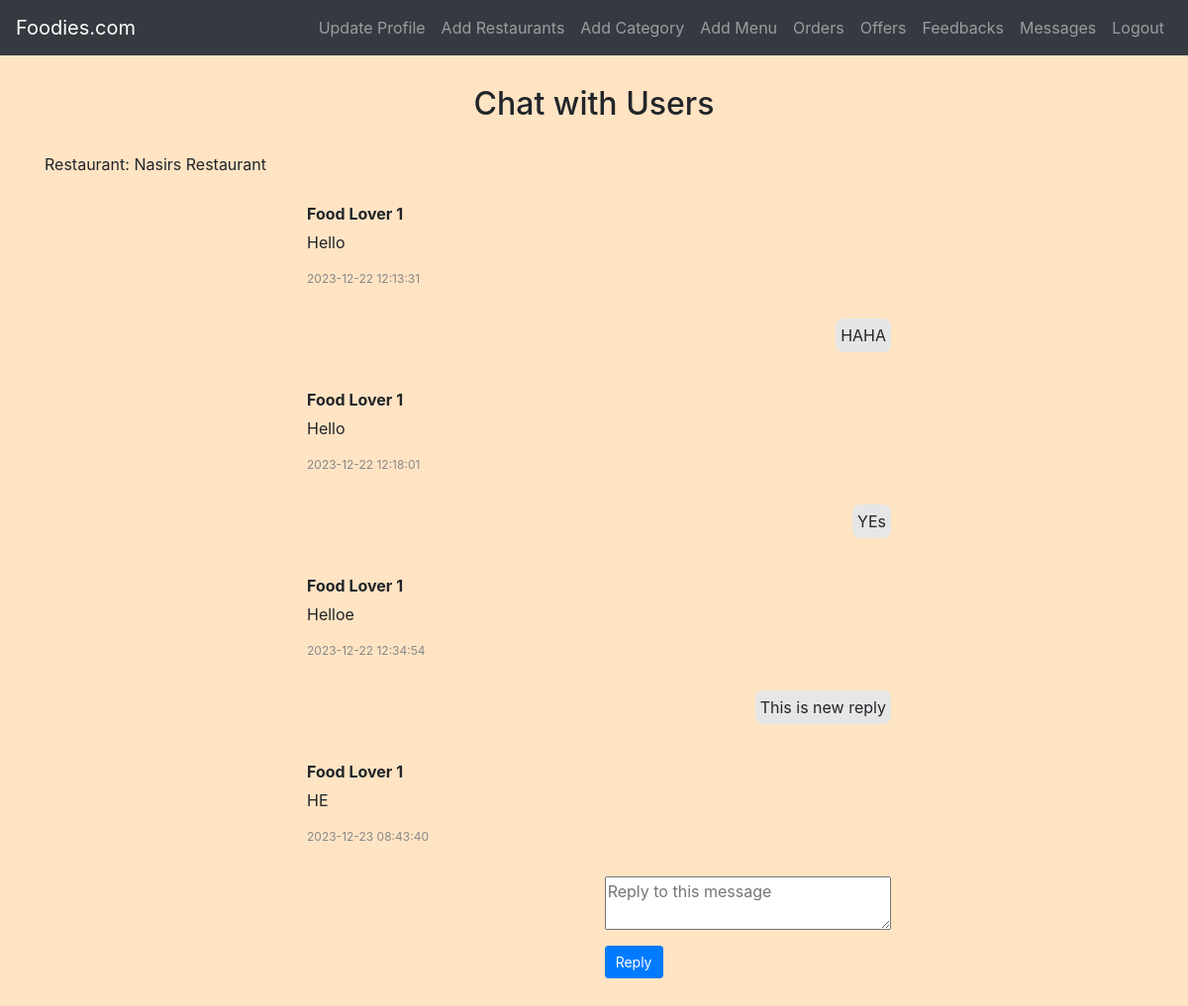
/restaurant/restaurant_chat.php?restaurantID=1 (signed in), run on the app's committed database.
### tables this page shows
CREATE TABLE `restaurants` (
  `RestaurantID` int(11) NOT NULL,
  `OwnerID` int(11) DEFAULT NULL,
  `RestaurantName` varchar(255) NOT NULL,
  `Location` varchar(255) NOT NULL,
  `RestaurantImage` varchar(255) DEFAULT NULL
);

CREATE TABLE `chat_messages` (
  `id` int(11) NOT NULL,
  `userID` int(11) DEFAULT NULL,
  `restaurantID` int(11) DEFAULT NULL,
  `sender` varchar(255) DEFAULT NULL,
  `message` text DEFAULT NULL,
  `timestamp` timestamp NOT NULL DEFAULT current_timestamp(),
  `reply` varchar(255) DEFAULT NULL
);

### restaurant/restaurant_chat.php (the view, shortened to what this page needs)
<?php
include('config.php');
$restaurantID = $_GET["restaurantID"];
$fetchRestaurantSql = "SELECT * FROM restaurants WHERE RestaurantID = ? AND OwnerID = ?";
$fetchRestaurantStmt = mysqli_prepare($conn, $fetchRestaurantSql);
mysqli_stmt_bind_param($fetchRestaurantStmt, "ii", $restaurantID, $_SESSION["id"]);
mysqli_stmt_execute($fetchRestaurantStmt);
$restaurantResult = mysqli_stmt_get_result($fetchRestaurantStmt);
$restaurant = mysqli_fetch_assoc($restaurantResult);
$fetchChatSql = "SELECT m.id, m.sender, m.message, m.timestamp, m.reply
                 FROM chat_messages m
                 WHERE m.restaurantID = ?
                 ORDER BY m.timestamp ASC";
$fetchChatStmt = mysqli_prepare($conn, $fetchChatSql);
mysqli_stmt_bind_param($fetchChatStmt, "i", $restaurantID);
mysqli_stmt_execute($fetchChatStmt);
$chatResult = mysqli_stmt_get_result($fetchChatStmt);
?>
<!DOCTYPE html>
<html lang="en">
<head>
    <link rel="stylesheet" href="https://stackpath.bootstrapcdn.com/bootstrap/4.5.2/css/bootstrap.min.css">
    <link rel="stylesheet" href="../css/style.css">
</head>
<body>
    <?php include('navbar.php'); ?>
    <div class="container mb-5">
    <h2>Chat with Users</h2>
    <p>Restaurant: <?php echo $restaurant['RestaurantName']; ?></p>
    <div id="chatMessages">
        <div class="chat-container">
            <?php while ($message = mysqli_fetch_assoc($chatResult)) : ?>
                <div class="message <?php echo ($message['sender'] == 'restaurant') ? 'restaurant' : 'user'; ?>">
                    <div class="message-content">
                        <p class="sender"><?php echo ucfirst($message['sender']); ?></p>
                        <p class="text"><?php echo $message['message']; ?></p>
                        <p class="timestamp"><?php echo $message['timestamp']; ?></p>
                    </div>
                    <div class="reply">
                        <?php if (empty($message['reply'])) : ?>
                            <form method="post" action="">
                                <textarea name="reply" placeholder="Reply to this message"></textarea>
                                <button type="submit" class="btn btn-primary btn-sm">Reply</button>
                            </form>
                        <?php else : ?>
                            <p class="reply-text"><?php echo $message['reply']; ?></p>
                        <?php endif; ?>
                    </div>
                </div>
            <?php endwhile; ?>
        </div>
    </div>
</div>
</body>
</html>

### css/style.css (style rules this page uses)
body { background-color: bisque; }
h1, h2, h3, h4 { text-align: center; margin-top: 30px; margin-bottom: 30px; }
.btn-primary { padding: 5px 10px; }

### restaurant/restaurant_chat.php (style rules this page uses)
.container { margin-top: 20px; }
#chatMessages { max-width: 600px; margin: 0 auto; }
.chat-container { display: flex; flex-direction: column; }
.message { display: flex; flex-direction: column; margin-bottom: 10px; }
.message-content { padding: 10px; border-radius: 8px; max-width: 70%; }
.sender { font-weight: bold; margin-bottom: 5px; }
.timestamp { font-size: 12px; color: #888; }
.text { word-wrap: break-word; }
.reply { display: flex; justify-content: flex-end; margin-top: 5px; }
.reply-text { padding: 5px; border-radius: 8px; background-color: #e6e6e6; max-width: 70%; }
textarea { width: 100%; margin-bottom: 5px; }
.btn-primary { margin-top: 5px; }

### data on the page
restaurants: RestaurantName "Nasirs Restaurant"
chat_messages: sender "Food Lover 1", message "Hello", timestamp "2023-12-22 12:13:31", reply "HAHA"
chat_messages: sender "Food Lover 1", message "Hello", timestamp "2023-12-22 12:18:01", reply "YEs"
chat_messages: sender "Food Lover 1", message "Helloe", timestamp "2023-12-22 12:34:54", reply "This is new reply"
chat_messages: sender "Food Lover 1", message "HE", timestamp "2023-12-23 08:43:40"
